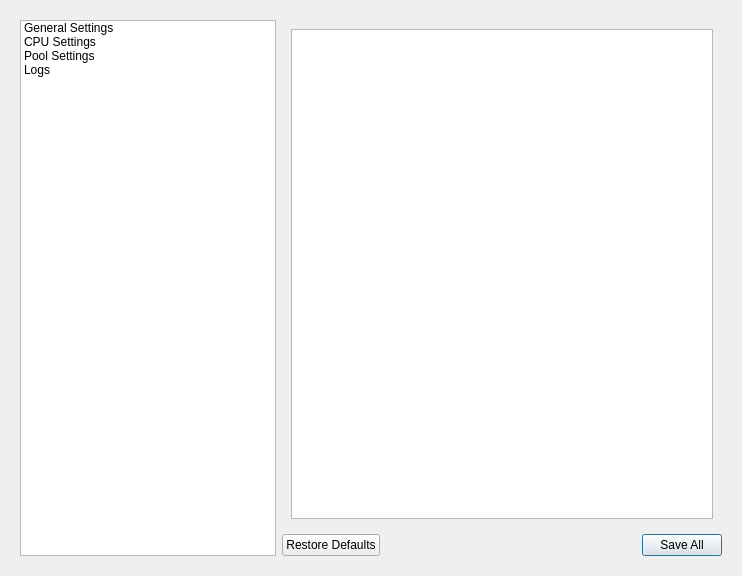
<?xml version="1.0" encoding="UTF-8"?>
<ui version="4.0">
 <class>uiSettingsWindow</class>
 <widget class="QWidget" name="uiSettingsWindow">
  <property name="geometry">
   <rect>
    <x>0</x>
    <y>0</y>
    <width>742</width>
    <height>576</height>
   </rect>
  </property>
  <property name="windowTitle">
   <string>Form</string>
  </property>
  <layout class="QGridLayout" name="gridLayout_2">
   <item row="0" column="0">
    <widget class="QWidget" name="centralWidget" native="true">
     <layout class="QGridLayout" name="gridLayout_3">
      <item row="0" column="1">
       <widget class="QStackedWidget" name="stackedWidget">
        <property name="frameShape">
         <enum>QFrame::NoFrame</enum>
        </property>
        <property name="currentIndex">
         <number>3</number>
        </property>
        <widget class="QWidget" name="generalSettingsPage">
         <layout class="QGridLayout" name="gridLayout">
          <property name="leftMargin">
           <number>0</number>
          </property>
          <property name="topMargin">
           <number>0</number>
          </property>
          <property name="rightMargin">
           <number>0</number>
          </property>
          <property name="bottomMargin">
           <number>0</number>
          </property>
          <property name="spacing">
           <number>0</number>
          </property>
          <item row="0" column="0">
           <layout class="QFormLayout" name="formLayout">
            <item row="0" column="0">
             <widget class="QLabel" name="callTimeoutLabel">
              <property name="text">
               <string>Call Timeout</string>
              </property>
             </widget>
            </item>
            <item row="0" column="1">
             <widget class="QSpinBox" name="callTimeoutSpinBox"/>
            </item>
            <item row="1" column="0">
             <widget class="QLabel" name="retryTimeLabel">
              <property name="text">
               <string>Retry Time</string>
              </property>
             </widget>
            </item>
            <item row="1" column="1">
             <widget class="QSpinBox" name="retryTimeSpinBox"/>
            </item>
            <item row="2" column="0">
             <widget class="QLabel" name="giveUpLimitLabel">
              <property name="text">
               <string>Give up Limit</string>
              </property>
             </widget>
            </item>
            <item row="2" column="1">
             <widget class="QSpinBox" name="giveUpLimitSpinBox"/>
            </item>
            <item row="3" column="0">
             <widget class="QLabel" name="verboseLevelLabel">
              <property name="text">
               <string>Verbose Level</string>
              </property>
             </widget>
            </item>
            <item row="3" column="1">
             <widget class="QSpinBox" name="verboseLevelSpinBox"/>
            </item>
            <item row="4" column="0">
             <widget class="QLabel" name="printMotdLabel">
              <property name="text">
               <string>Print Motd</string>
              </property>
             </widget>
            </item>
            <item row="5" column="0">
             <widget class="QLabel" name="hashraterateReportFreqencyLabel">
              <property name="text">
               <string>Hashraterate report freqency</string>
              </property>
             </widget>
            </item>
            <item row="5" column="1">
             <widget class="QSpinBox" name="hashraterateReportFreqencySpinBox"/>
            </item>
            <item row="6" column="0">
             <widget class="QLabel" name="aESOverrideLabel">
              <property name="text">
               <string>AES Override</string>
              </property>
             </widget>
            </item>
            <item row="6" column="1">
             <widget class="QComboBox" name="aESOverrideComboBox"/>
            </item>
            <item row="7" column="0">
             <widget class="QLabel" name="useSlowMemoryLabel">
              <property name="text">
               <string>Use slow memory</string>
              </property>
             </widget>
            </item>
            <item row="7" column="1">
             <widget class="QComboBox" name="useSlowMemoryComboBox"/>
            </item>
            <item row="8" column="0">
             <widget class="QLabel" name="useTLSSecureAlgorithmLabel">
              <property name="text">
               <string>Use TLS Secure algorithm</string>
              </property>
             </widget>
            </item>
            <item row="8" column="1">
             <widget class="QCheckBox" name="useTLSSecureAlgorithmCheckBox"/>
            </item>
            <item row="4" column="1">
             <widget class="QCheckBox" name="printMotdCheckBox">
              <property name="text">
               <string/>
              </property>
             </widget>
            </item>
            <item row="9" column="0">
             <widget class="QLabel" name="daemonModeLabel">
              <property name="text">
               <string>Daemon Mode</string>
              </property>
             </widget>
            </item>
            <item row="9" column="1">
             <widget class="QCheckBox" name="daemonModeCheckBox"/>
            </item>
            <item row="10" column="0">
             <widget class="QLabel" name="logOutputFileLabel">
              <property name="text">
               <string>Log Output file</string>
              </property>
             </widget>
            </item>
            <item row="10" column="1">
             <widget class="QLineEdit" name="logOutputFileLineEdit"/>
            </item>
            <item row="11" column="0">
             <widget class="QLabel" name="hTTPDPortLabel">
              <property name="text">
               <string>HTTPD Port</string>
              </property>
             </widget>
            </item>
            <item row="11" column="1">
             <widget class="QSpinBox" name="hTTPDPortSpinBox"/>
            </item>
            <item row="12" column="0">
             <widget class="QLabel" name="hTTPLoginLabel">
              <property name="text">
               <string>HTTP Login</string>
              </property>
             </widget>
            </item>
            <item row="12" column="1">
             <widget class="QLineEdit" name="hTTPLoginLineEdit"/>
            </item>
            <item row="13" column="0">
             <widget class="QLabel" name="hTTPPassLabel">
              <property name="text">
               <string>HTTP Pass</string>
              </property>
             </widget>
            </item>
            <item row="13" column="1">
             <widget class="QLineEdit" name="hTTPPassLineEdit"/>
            </item>
            <item row="14" column="0">
             <widget class="QLabel" name="preferIPV4Label">
              <property name="text">
               <string>Prefer IPV4</string>
              </property>
             </widget>
            </item>
            <item row="14" column="1">
             <widget class="QCheckBox" name="preferIPV4CheckBox"/>
            </item>
           </layout>
          </item>
         </layout>
        </widget>
        <widget class="QWidget" name="cpuSettingsPage">
         <widget class="QPushButton" name="pushButton">
          <property name="geometry">
           <rect>
            <x>130</x>
            <y>110</y>
            <width>90</width>
            <height>32</height>
           </rect>
          </property>
          <property name="text">
           <string>PushButton</string>
          </property>
         </widget>
         <widget class="QPushButton" name="pushButton_2">
          <property name="geometry">
           <rect>
            <x>130</x>
            <y>200</y>
            <width>90</width>
            <height>32</height>
           </rect>
          </property>
          <property name="text">
           <string>PushButton</string>
          </property>
         </widget>
        </widget>
        <widget class="QWidget" name="poolSettingsPage">
         <widget class="QRadioButton" name="radioButton">
          <property name="geometry">
           <rect>
            <x>100</x>
            <y>140</y>
            <width>97</width>
            <height>26</height>
           </rect>
          </property>
          <property name="text">
           <string>RadioButton</string>
          </property>
         </widget>
         <widget class="QRadioButton" name="radioButton_2">
          <property name="geometry">
           <rect>
            <x>100</x>
            <y>210</y>
            <width>97</width>
            <height>26</height>
           </rect>
          </property>
          <property name="text">
           <string>RadioButton</string>
          </property>
         </widget>
         <widget class="QRadioButton" name="radioButton_3">
          <property name="geometry">
           <rect>
            <x>130</x>
            <y>290</y>
            <width>97</width>
            <height>26</height>
           </rect>
          </property>
          <property name="text">
           <string>RadioButton</string>
          </property>
         </widget>
        </widget>
        <widget class="QWidget" name="logsPage">
         <layout class="QVBoxLayout" name="verticalLayout">
          <item>
           <widget class="QPlainTextEdit" name="plainTextEdit">
            <property name="font">
             <font>
              <family>Monospace</family>
             </font>
            </property>
            <property name="styleSheet">
             <string notr="true"/>
            </property>
            <property name="readOnly">
             <bool>true</bool>
            </property>
           </widget>
          </item>
         </layout>
        </widget>
       </widget>
      </item>
      <item row="1" column="1">
       <widget class="QDialogButtonBox" name="buttonBox">
        <property name="orientation">
         <enum>Qt::Horizontal</enum>
        </property>
        <property name="standardButtons">
         <set>QDialogButtonBox::RestoreDefaults|QDialogButtonBox::SaveAll</set>
        </property>
       </widget>
      </item>
      <item row="0" column="0" rowspan="2">
       <widget class="QListWidget" name="listWidget">
        <property name="sizePolicy">
         <sizepolicy hsizetype="Minimum" vsizetype="Expanding">
          <horstretch>0</horstretch>
          <verstretch>0</verstretch>
         </sizepolicy>
        </property>
        <property name="baseSize">
         <size>
          <width>0</width>
          <height>0</height>
         </size>
        </property>
        <property name="styleSheet">
         <string notr="true"/>
        </property>
        <item>
         <property name="text">
          <string>General Settings</string>
         </property>
        </item>
        <item>
         <property name="text">
          <string>CPU Settings</string>
         </property>
        </item>
        <item>
         <property name="text">
          <string>Pool Settings</string>
         </property>
        </item>
        <item>
         <property name="text">
          <string>Logs</string>
         </property>
        </item>
       </widget>
      </item>
     </layout>
    </widget>
   </item>
  </layout>
 </widget>
 <resources/>
 <connections>
  <connection>
   <sender>listWidget</sender>
   <signal>currentRowChanged(int)</signal>
   <receiver>stackedWidget</receiver>
   <slot>setCurrentIndex(int)</slot>
   <hints>
    <hint type="sourcelabel">
     <x>145</x>
     <y>268</y>
    </hint>
    <hint type="destinationlabel">
     <x>501</x>
     <y>268</y>
    </hint>
   </hints>
  </connection>
 </connections>
</ui>
